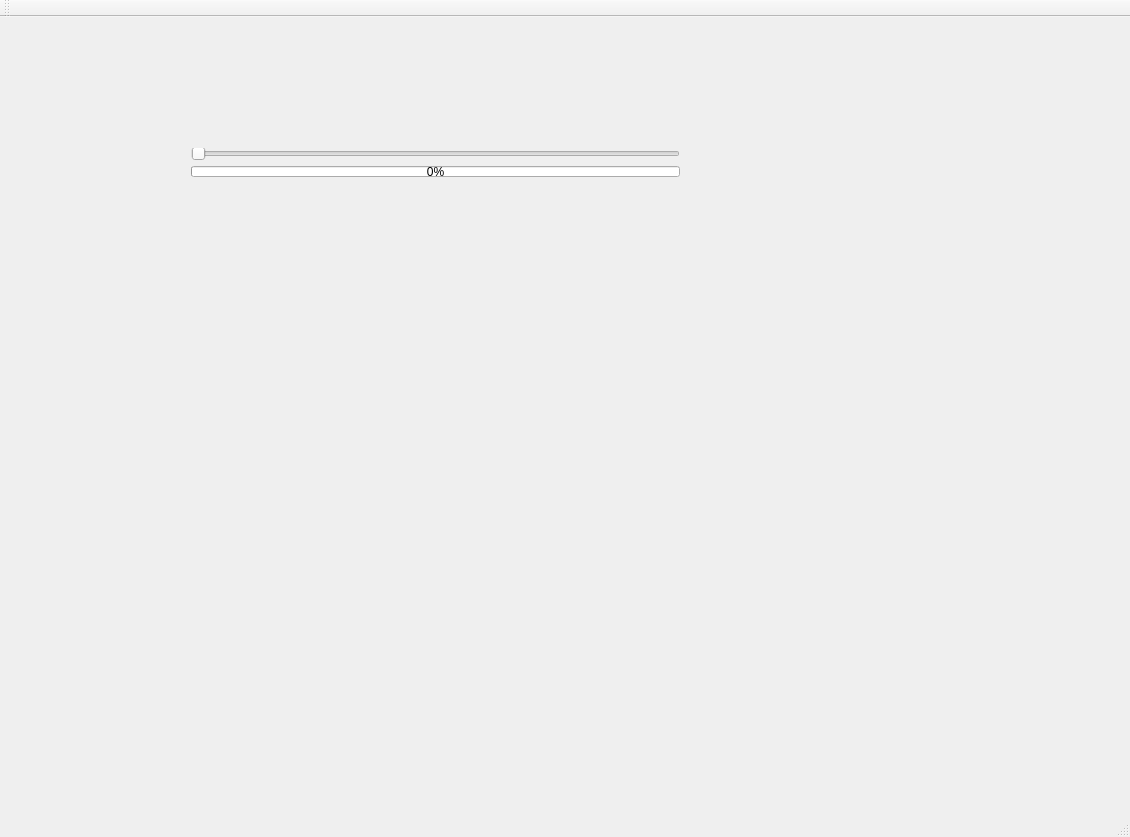
<?xml version="1.0" encoding="UTF-8"?>
<ui version="4.0">
 <class>FirstQtProgramClass</class>
 <widget class="QMainWindow" name="FirstQtProgramClass">
  <property name="geometry">
   <rect>
    <x>0</x>
    <y>0</y>
    <width>1130</width>
    <height>837</height>
   </rect>
  </property>
  <property name="windowTitle">
   <string>Awsome program</string>
  </property>
  <widget class="QWidget" name="centralWidget">
   <widget class="QWidget" name="">
    <property name="geometry">
     <rect>
      <x>180</x>
      <y>120</y>
      <width>511</width>
      <height>51</height>
     </rect>
    </property>
    <layout class="QVBoxLayout" name="verticalLayout">
     <item>
      <widget class="QSlider" name="horizontalSlider">
       <property name="orientation">
        <enum>Qt::Horizontal</enum>
       </property>
      </widget>
     </item>
     <item>
      <widget class="QProgressBar" name="progressBar">
       <property name="value">
        <number>0</number>
       </property>
      </widget>
     </item>
    </layout>
   </widget>
  </widget>
  <widget class="QMenuBar" name="menuBar">
   <property name="geometry">
    <rect>
     <x>0</x>
     <y>0</y>
     <width>1130</width>
     <height>21</height>
    </rect>
   </property>
   <property name="defaultUp">
    <bool>false</bool>
   </property>
   <property name="nativeMenuBar">
    <bool>true</bool>
   </property>
  </widget>
  <widget class="QToolBar" name="mainToolBar">
   <attribute name="toolBarArea">
    <enum>TopToolBarArea</enum>
   </attribute>
   <attribute name="toolBarBreak">
    <bool>false</bool>
   </attribute>
  </widget>
  <widget class="QStatusBar" name="statusBar"/>
 </widget>
 <layoutdefault spacing="6" margin="11"/>
 <resources>
  <include location="FirstQtProgram.qrc"/>
 </resources>
 <connections/>
</ui>
